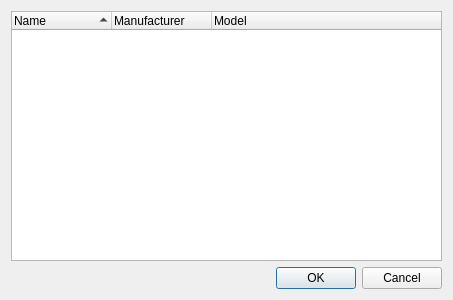
<ui version="4.0" >
 <class>FixtureSelection</class>
 <widget class="QDialog" name="FixtureSelection" >
  <property name="geometry" >
   <rect>
    <x>0</x>
    <y>0</y>
    <width>453</width>
    <height>300</height>
   </rect>
  </property>
  <property name="windowTitle" >
   <string>Select fixture</string>
  </property>
  <layout class="QVBoxLayout" >
   <item>
    <widget class="QTreeWidget" name="m_tree" >
     <property name="alternatingRowColors" >
      <bool>true</bool>
     </property>
     <property name="selectionMode" >
      <enum>QAbstractItemView::ExtendedSelection</enum>
     </property>
     <property name="rootIsDecorated" >
      <bool>false</bool>
     </property>
     <property name="itemsExpandable" >
      <bool>false</bool>
     </property>
     <property name="sortingEnabled" >
      <bool>true</bool>
     </property>
     <property name="allColumnsShowFocus" >
      <bool>true</bool>
     </property>
     <property name="expandsOnDoubleClick" >
      <bool>false</bool>
     </property>
     <column>
      <property name="text" >
       <string>Name</string>
      </property>
     </column>
     <column>
      <property name="text" >
       <string>Manufacturer</string>
      </property>
     </column>
     <column>
      <property name="text" >
       <string>Model</string>
      </property>
     </column>
    </widget>
   </item>
   <item>
    <widget class="QDialogButtonBox" name="m_buttonBox" >
     <property name="orientation" >
      <enum>Qt::Horizontal</enum>
     </property>
     <property name="standardButtons" >
      <set>QDialogButtonBox::Cancel|QDialogButtonBox::Ok</set>
     </property>
    </widget>
   </item>
  </layout>
 </widget>
 <resources/>
 <connections>
  <connection>
   <sender>m_buttonBox</sender>
   <signal>accepted()</signal>
   <receiver>FixtureSelection</receiver>
   <slot>accept()</slot>
   <hints>
    <hint type="sourcelabel" >
     <x>248</x>
     <y>254</y>
    </hint>
    <hint type="destinationlabel" >
     <x>157</x>
     <y>274</y>
    </hint>
   </hints>
  </connection>
  <connection>
   <sender>m_buttonBox</sender>
   <signal>rejected()</signal>
   <receiver>FixtureSelection</receiver>
   <slot>reject()</slot>
   <hints>
    <hint type="sourcelabel" >
     <x>316</x>
     <y>260</y>
    </hint>
    <hint type="destinationlabel" >
     <x>286</x>
     <y>274</y>
    </hint>
   </hints>
  </connection>
 </connections>
</ui>
